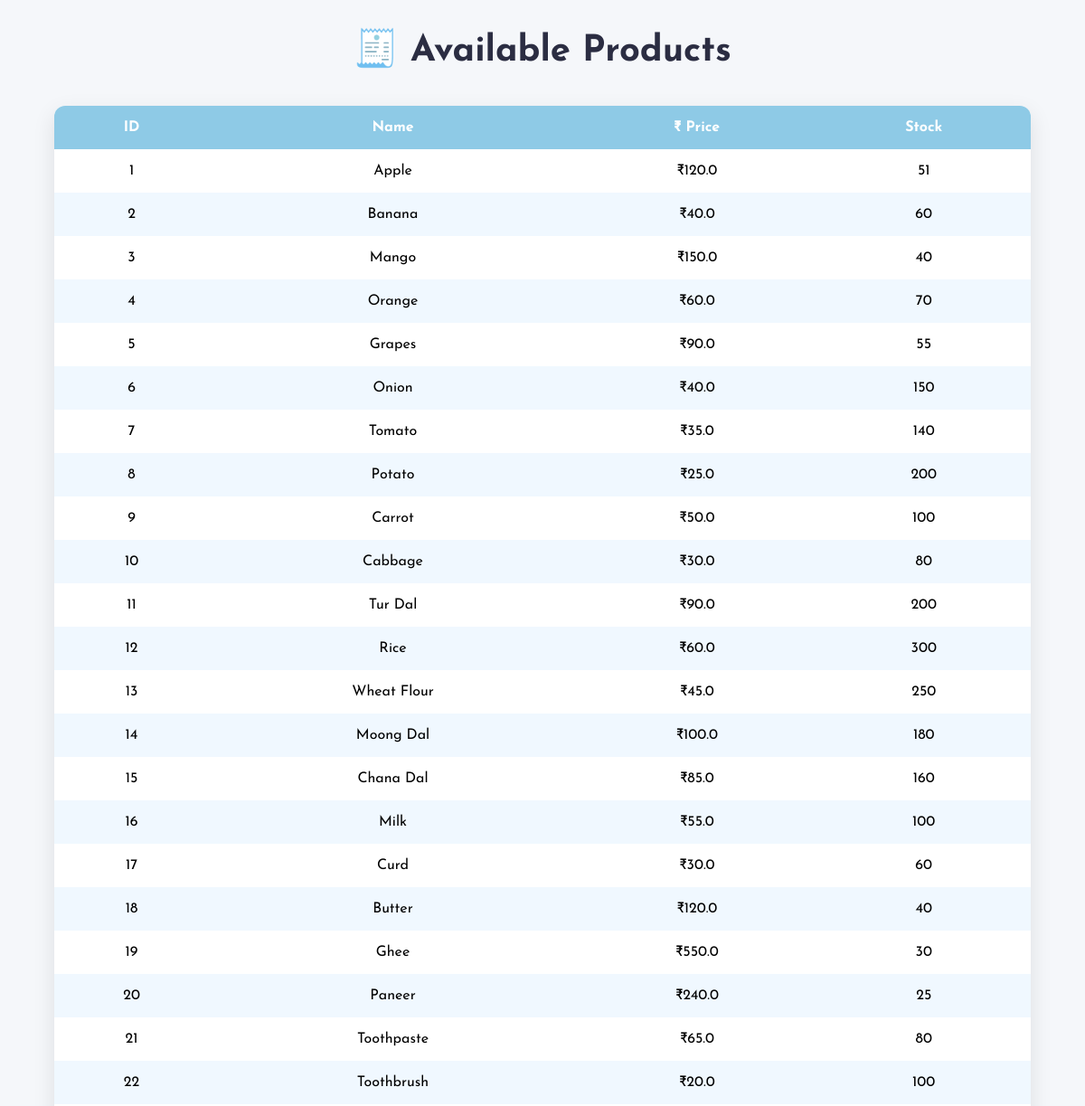
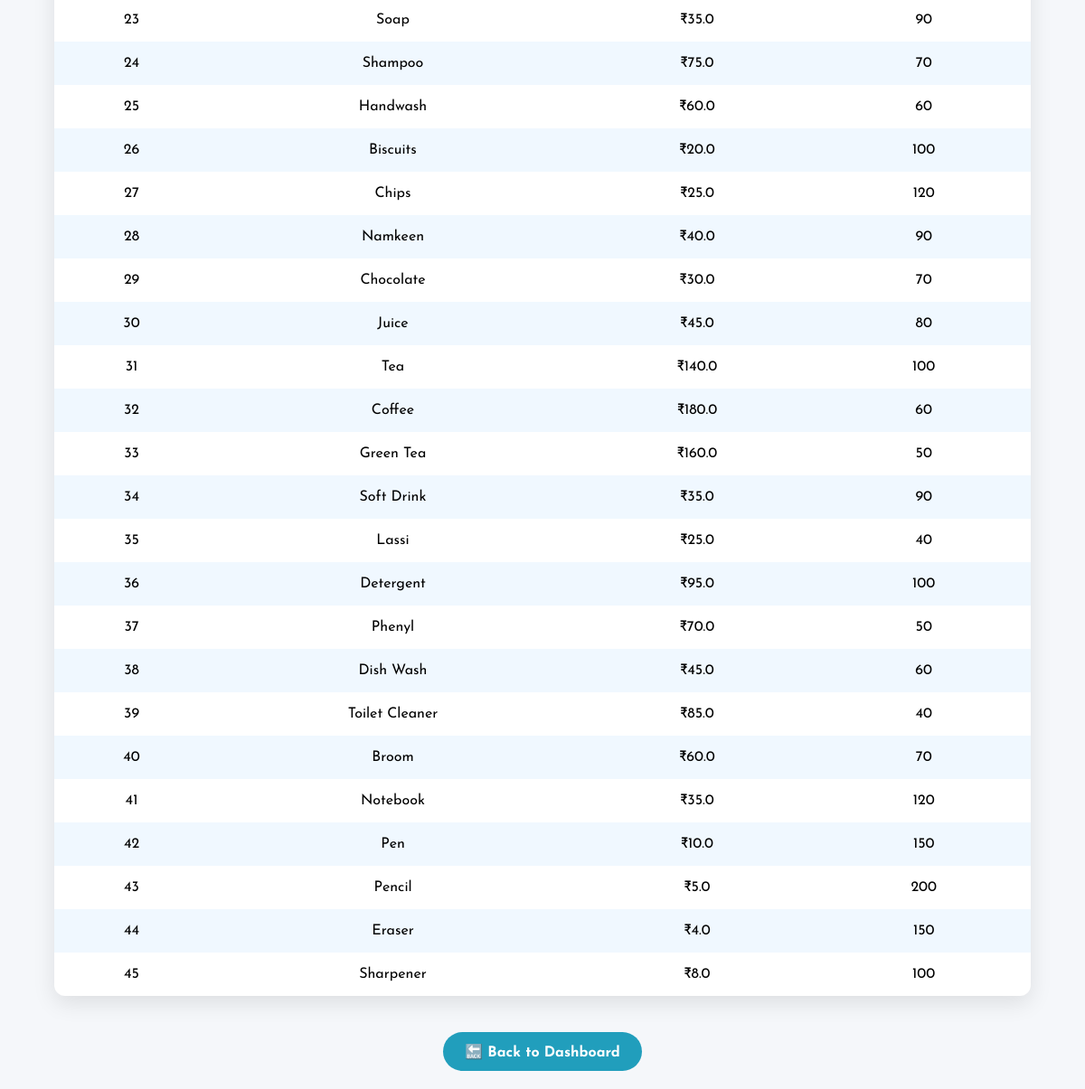
Page /cashier/view_products on the earlier database version (2 pictures, top to bottom).
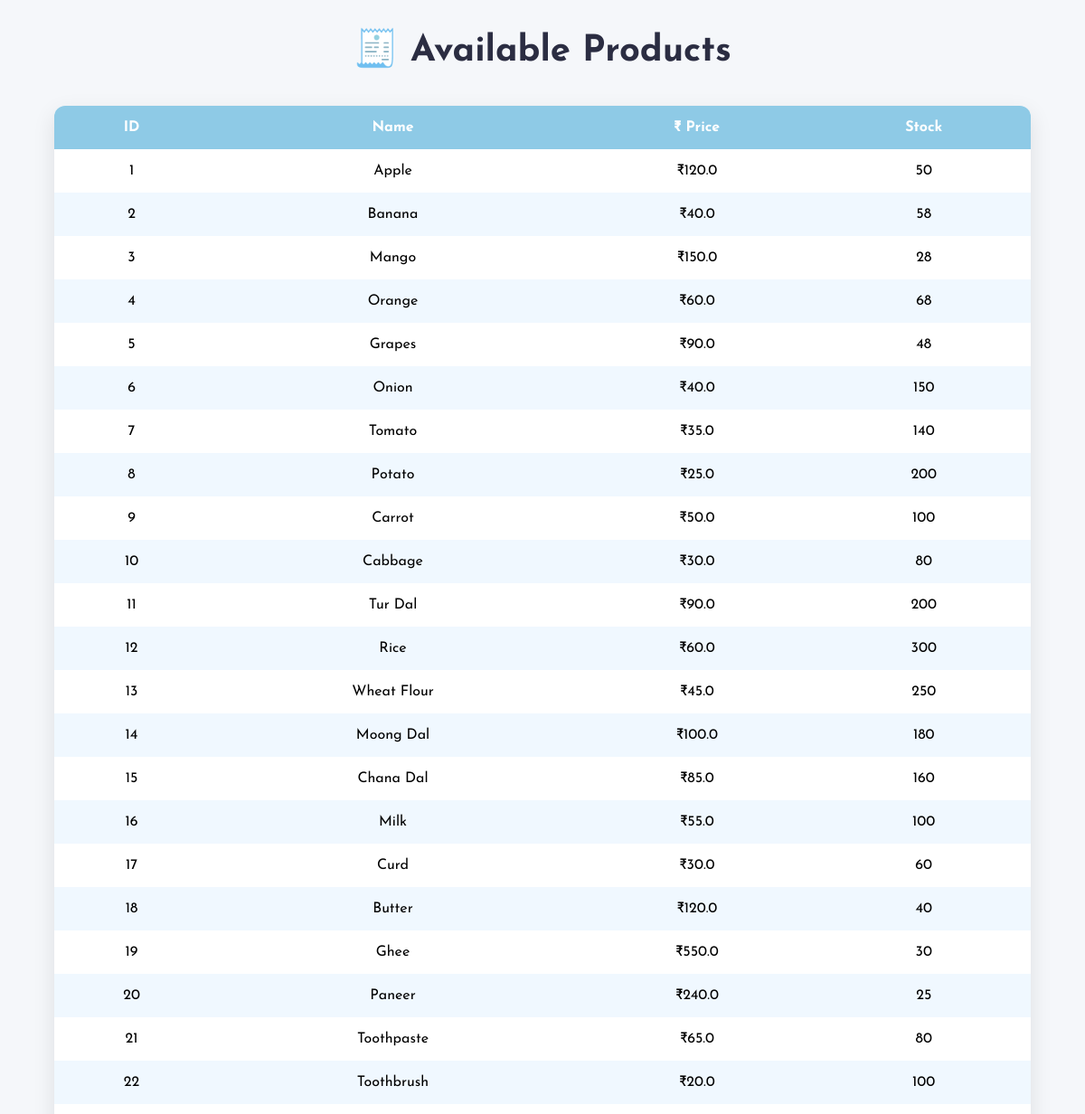
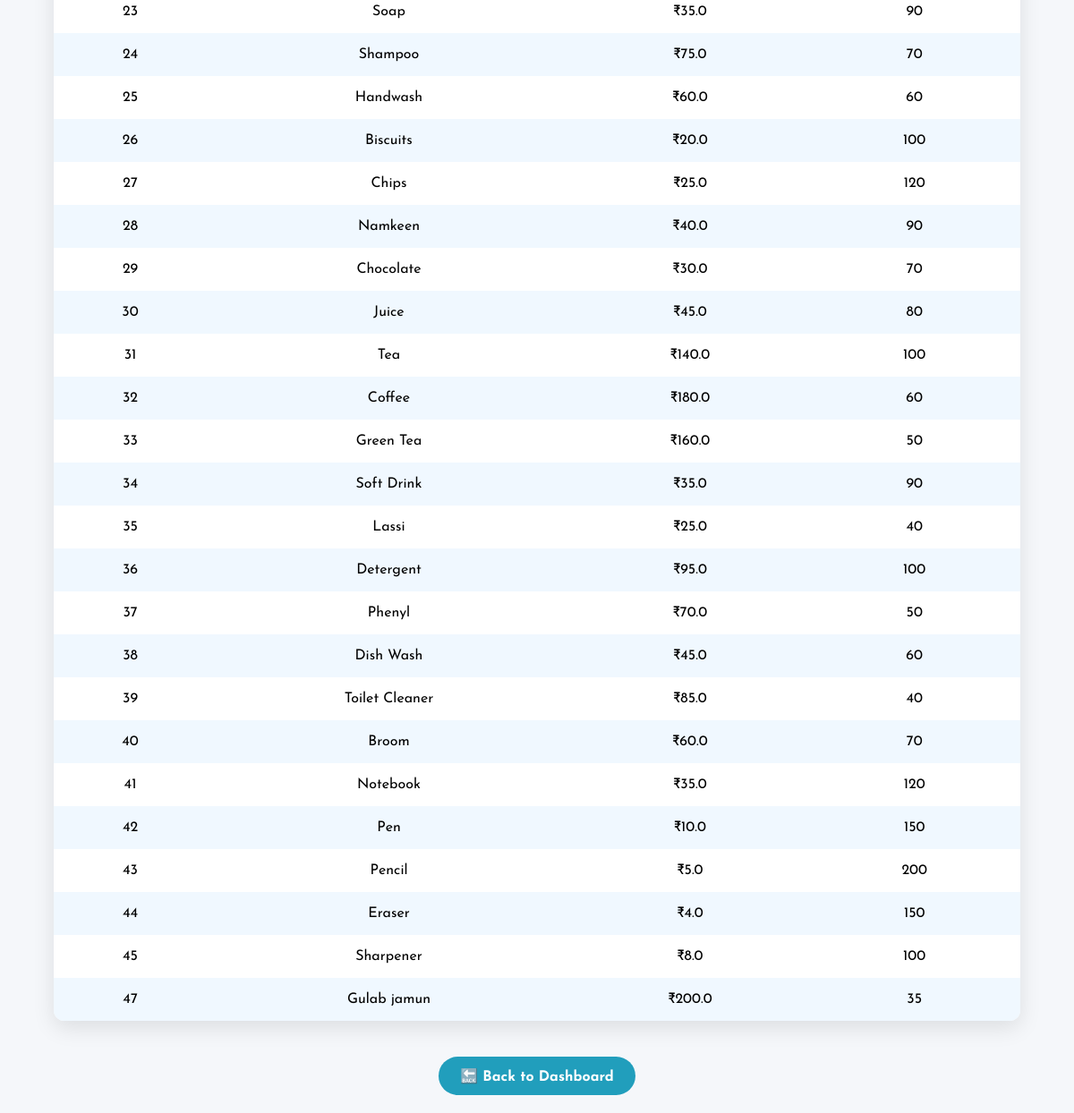
Same page on the later database version (2 pictures, top to bottom).
### tables this page shows
CREATE TABLE products(
            id INTEGER PRIMARY KEY AUTOINCREMENT,
            name TEXT NOT NULL,
            description TEXT,
            price REAL NOT NULL,
            stock INTEGER NOT NULL,
            expiry_date TEXT,
            unit TEXT NOT NULL,
            image_url TEXT,
            category TEXT
        );

### app.py (the view)
@app.route('/cashier/view_products')
def cashier_view_products():
    conn = sqlite3.connect("grocery.db")
    cursor = conn.cursor()
    cursor.execute("SELECT id, name, price, stock,image_url FROM products")
    products = cursor.fetchall()
    conn.close()
    return render_template('cashier_view_products.html', products=products)

### templates/cashier_view_products.html (shortened to what this page needs)
<!DOCTYPE html>
<html lang="en">
<head>
</head>
<body>
    <h2>🧾 Available Products</h2>
    <div class="table-container">
        <table>
            <thead>
                <tr>
                    <th>ID</th>
                    <th>Name</th>
                    <th>₹ Price</th>
                    <th>Stock</th>
                </tr>
            </thead>
            <tbody>
                {% for product in products %}
                <tr class="product-row">
                    <td>
                        {{ product[0] }}
                    </td>
                    <td>{{ product[1] }}</td>
                    <td>₹{{ product[2] }}</td>
                    <td>{{ product[3] }}</td>
                </tr>
                {% endfor %}
            </tbody>
        </table>
    </div>
    <a href="/cashier">🔙 Back to Dashboard</a>
</body>
</html>

Differences in the rows shown:
changed products "Apple": stock "51" → "50"
changed products "Banana": stock "60" → "58"
changed products "Mango": stock "40" → "28"
changed products "Orange": stock "70" → "68"
changed products "Grapes": stock "55" → "48"
added products: id "47", name "Gulab jamun", price "200.0", stock "35"
